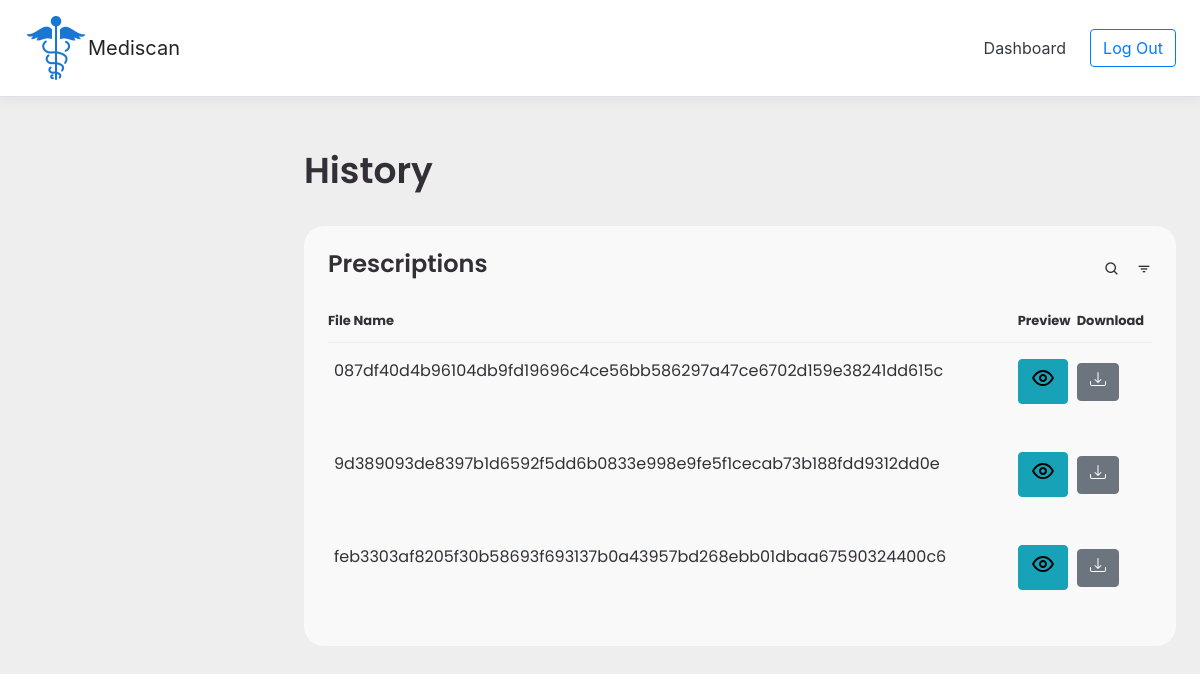
The app's page /history (signed in) with its own data.
### prescribtion_system/models.py (models this page shows, shortened)
class Profile(models.Model):
    user = models.ForeignKey(User, on_delete=models.CASCADE, null=True)
    image = models.FileField(upload_to='pics', default='media/default.png')
    hash_val=models.CharField(max_length=300,default='default')

### prescribtion_system/views.py (the view)
# urls.py: path("history", views.history, name="history"),
@login_required(login_url='/login')
def history(request):
    if request.method=="GET":
        files=Profile.objects.filter(user=request.user)
        return render(request,'prescribtion_system/history.html',{'context':files})

### templates/prescribtion_system/history.html (shortened to what this page needs)
{% load static %}
<!doctype html>
<html lang="en">
<head>
	<link href="{%static 'css/dist/css/bootstrap.min.css'%}" rel="stylesheet">
	<link href='https://unpkg.com/boxicons@2.0.9/css/boxicons.min.css' rel='stylesheet'>
	<link rel="stylesheet" href="{%static 'css/style2.css'%}">
	<link href="{%static 'css/pricing.css'%}" rel="stylesheet">
</head>
<body>
	<div class="d-flex flex-column flex-md-row align-items-center p-3 px-md-4 mb-3 bg-white border-bottom box-shadow">
		<img src="./img/medical-symbol.png" alt="">
		<h5 class="my-0 mr-md-auto font-weight-normal">Mediscan</h5>
		<nav class="my-2 my-md-0 mr-md-3">
			{% if request.user.is_superuser %} <a class="p-2 text-dark"
				href="{% url 'dashboard' %}">Dashboard</a>{%endif%}
		</nav>
		<a class="btn btn-outline-primary" href="{% url 'logout' %}">Log Out</a>
	</div>
	<section id="content">
		<main>
			<div class="head-title">
				<div class="left">
					<h1>History</h1>
				</div>
			</div>
			<div class="table-data">
				<div class="order">
					<div class="head">
						<h3>Prescriptions</h3>
						<i class='bx bx-search'></i>
						<i class='bx bx-filter'></i>
					</div>
					<table>
						<thead>
							<tr>
								<th>File Name</th>
								<th>Preview</th>
								<th>Download</th>
							</tr>
						</thead>
						<tbody>
							{% for row in context %}
							<tr>
								<td>
									<p>{{row.hash_val}}</p>
								</td>
								<td>
									<div class="d-flex gap-2 mb-3">
										<a type="button" href="{{row.image.url}}" class="btn btn-info">
										</a>
								</td>
								<td>
									<div class="d-flex gap-2 mb-3">
										<a type="button" href="{{row.image.url}}" download class="btn btn-secondary">
										</a>
								</td>
							</tr>
							{% endfor %}
						</tbody>
					</table>
				</div>
			</div>
		</main>
	</section>
</body>
</html>

### static/css/style2.css (style rules this page uses)
* { margin: 0; padding: 0; box-sizing: border-box; }
a { text-decoration: none; }
:root { --poppins: 'Poppins', sans-serif; --lato: 'Lato', sans-serif; --light: #F9F9F9; --blue: #3C91E6; --light-blue: #CFE8FF; --grey: #eee; --dark-grey: #AAAAAA; --dark: #342E37; --red: #DB504A; --yellow: #FFCE26; --light-yellow: #FFF2C6; --orange: #FD7238; --light-orange: #FFE0D3; }
html { overflow-x: hidden; }
body { background: var(--grey); overflow-x: hidden; }
#content { position: relative; width: calc(100% - 280px); left: 280px; transition: .3s ease; }
#content main { width: 100%; padding: 36px 24px; font-family: var(--poppins); max-height: calc(100vh - 56px); overflow-y: auto; }
#content main .head-title { display: flex; align-items: center; justify-content: space-between; grid-gap: 16px; flex-wrap: wrap; }
#content main .head-title .left h1 { font-size: 36px; font-weight: 600; margin-bottom: 10px; color: var(--dark); }
#content main .table-data { display: flex; flex-wrap: wrap; grid-gap: 24px; margin-top: 24px; width: 100%; color: var(--dark); }
#content main .table-data>div { border-radius: 20px; background: var(--light); padding: 24px; overflow-x: auto; }
#content main .table-data .head { display: flex; align-items: center; grid-gap: 16px; margin-bottom: 24px; }
#content main .table-data .head h3 { margin-right: auto; font-size: 24px; font-weight: 600; }
#content main .table-data .head .bx { cursor: pointer; }
#content main .table-data .order { flex-grow: 1; flex-basis: 500px; }
#content main .table-data .order table { width: 100%; border-collapse: collapse; }
#content main .table-data .order table th { padding-bottom: 12px; font-size: 13px; text-align: left; border-bottom: 1px solid var(--grey); }
#content main .table-data .order table td { padding: 16px 0; }
#content main .table-data .order table tr td:first-child { display: flex; align-items: center; grid-gap: 12px; padding-left: 6px; }

### static/css/pricing.css (style rules this page uses)
html { font-size: 14px; }
@media (min-width: 768px) { html { font-size: 16px; } }
.border-bottom { border-bottom: 1px solid #e5e5e5; }
.box-shadow { box-shadow: 0 .25rem .75rem rgba(0, 0, 0, .05); }

### records on screen
Profile: hash_val "087df40d4b96104db9fd19696c4ce56bb586297a47ce6702d159e38241dd615c"
Profile: hash_val "9d389093de8397b1d6592f5dd6b0833e998e9fe5f1cecab73b188fdd9312dd0e"
Profile: hash_val "feb3303af8205f30b58693f693137b0a43957bd268ebb01dbaa67590324400c6"
